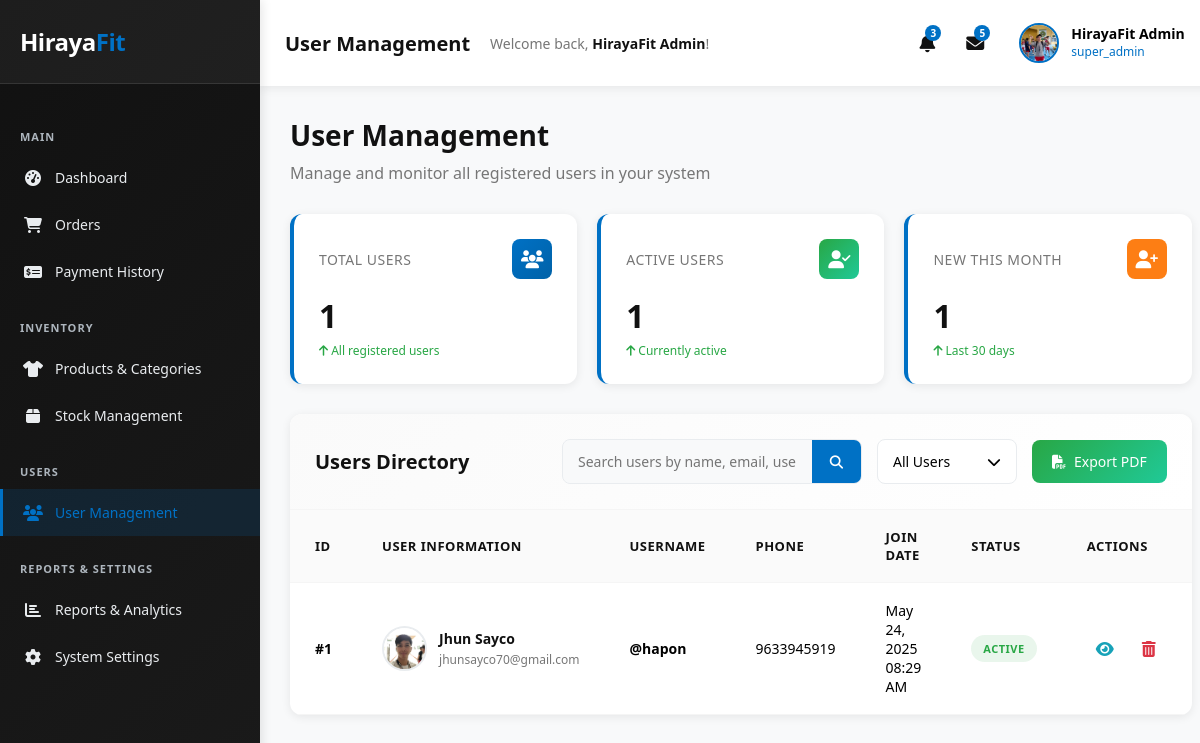
Screenshot of /users.php (signed in) with the database file from the repository.
### tables this page shows
CREATE TABLE `users` (
  `id` int(11) NOT NULL,
  `fullname` varchar(100) NOT NULL,
  `email` varchar(100) NOT NULL,
  `username` varchar(50) NOT NULL,
  `password` varchar(255) NOT NULL,
  `address` text DEFAULT NULL,
  `phone` varchar(20) DEFAULT NULL,
  `profile_image` varchar(255) DEFAULT NULL,
  `is_active` tinyint(1) DEFAULT 0,
  `remember_token` varchar(64) DEFAULT NULL,
  `last_login` timestamp NULL DEFAULT NULL,
  `otp_code` varchar(6) DEFAULT NULL,
  `otp_purpose` enum('PASSWORD_RESET','EMAIL_VERIFICATION','LOGIN') DEFAULT NULL,
  `otp_created_at` timestamp NULL DEFAULT NULL,
  `otp_expires_at` timestamp NULL DEFAULT NULL,
  `otp_is_used` tinyint(1) DEFAULT 0,
  `created_at` timestamp NOT NULL DEFAULT current_timestamp(),
  `updated_at` timestamp NOT NULL DEFAULT current_timestamp() ON UPDATE current_timestamp()
);

### users.php (the view, shortened to what this page needs)
<?php
include 'db_connect.php';
$admin_id = $_SESSION['admin_id'];
$stmt = $conn->prepare("SELECT admin_id, username, fullname, email, profile_image, role FROM admins WHERE admin_id = ? AND is_active = TRUE");
$stmt->bind_param("i", $admin_id);
$stmt->execute();
$result = $stmt->get_result();
$admin = $result->fetch_assoc();
function getProfileImageUrl($profileImage) {
    if (!empty($profileImage) && file_exists("uploads/profiles/" . $profileImage)) {
        return "uploads/profiles/" . $profileImage;
    } else {
        return "assets/images/default-avatar.png";
    }
}
$profileImageUrl = getProfileImageUrl($admin['profile_image']);
$search = isset($_GET['search']) ? trim($_GET['search']) : '';
$status = isset($_GET['status']) ? $_GET['status'] : 'all';
$sort = isset($_GET['sort']) ? $_GET['sort'] : 'created_at';
$order = isset($_GET['order']) ? $_GET['order'] : 'DESC';
$where_conditions = [];
$params = [];
$types = '';
$where_clause = !empty($where_conditions) ? 'WHERE ' . implode(' AND ', $where_conditions) : '';
$users_per_page = 15;
$page = isset($_GET['page']) ? max(1, intval($_GET['page'])) : 1;
$offset = ($page - 1) * $users_per_page;
$allowed_sorts = ['id', 'fullname', 'email', 'username', 'created_at', 'updated_at'];
$sort = in_array($sort, $allowed_sorts) ? $sort : 'created_at';
$order = strtoupper($order) === 'ASC' ? 'ASC' : 'DESC';
$sql = "SELECT id, fullname, email, username, address, phone, profile_image, is_active,
               created_at, updated_at, otp_purpose, otp_expires_at
        FROM users
        $where_clause
        ORDER BY $sort $order
        LIMIT ? OFFSET ?";
$stmt = $conn->prepare($sql);
$final_params = array_merge($params, [$users_per_page, $offset]);
$final_types = $types . 'ii';
if (!empty($final_params)) {
    $stmt->bind_param($final_types, ...$final_params);
}
$stmt->execute();
$users_result = $stmt->get_result();
function formatDate($date) {
    return date('M d, Y h:i A', strtotime($date));
}
function getUserStatus($is_active, $otp_purpose, $otp_expires_at) {
    return ['status' => 'Active', 'class' => 'status-active'];
}
?>
<!DOCTYPE html>
<html lang="en">
<head>
    <link href="https://cdnjs.cloudflare.com/ajax/libs/font-awesome/6.4.0/css/all.min.css" rel="stylesheet">
</head>
<body>
    <aside class="sidebar">
        <div class="sidebar-header">
            <a href="dashboard.php" class="sidebar-logo">Hiraya<span>Fit</span></a>
        </div>
        <div class="sidebar-menu">
            <div class="menu-title">MAIN</div>
            <a href="dashboard.php"><i class="fas fa-tachometer-alt"></i> Dashboard</a>
            <a href="orders_admin.php"><i class="fas fa-shopping-cart"></i> Orders</a>
            <a href="payment-history.php"><i class="fas fa-money-check-alt"></i> Payment History</a>
            <div class="menu-title">INVENTORY</div>
            <a href="products.php"><i class="fas fa-tshirt"></i> Products & Categories</a>
            <a href="stock.php"><i class="fas fa-box"></i> Stock Management</a>
            <div class="menu-title">USERS</div>
            <a href="user-management.php" class="active"><i class="fas fa-users"></i> User Management</a>
            <div class="menu-title">REPORTS & SETTINGS</div>
            <a href="reports.php"><i class="fas fa-chart-bar"></i> Reports & Analytics</a>
            <a href="settings.php"><i class="fas fa-cog"></i> System Settings</a>
        </div>
    </aside>
    <div class="main-content">
        <nav class="top-navbar">
            <div class="nav-left">
                <span class="navbar-title">User Management</span>
                <div class="welcome-text">Welcome back, <strong><?php echo htmlspecialchars($admin['fullname']); ?></strong>!</div>
            </div>
            <div class="navbar-actions">
                <a href="notifications.php" class="nav-link">
                    <i class="fas fa-bell"></i>
                    <span class="notification-count">3</span>
                </a>
                <a href="messages.php" class="nav-link">
                    <i class="fas fa-envelope"></i>
                    <span class="notification-count">5</span>
                </a>
                <div class="admin-dropdown" id="adminDropdown">
                    <div class="admin-profile">
                        <div class="admin-avatar-container">
                            <img src="<?php echo htmlspecialchars($profileImageUrl); ?>" alt="Admin" class="admin-avatar">
                        </div>
                        <div class="admin-info">
                            <span class="admin-name"><?php echo htmlspecialchars($admin['fullname']); ?></span>
                            <span class="admin-role"><?php echo htmlspecialchars($admin['role']); ?></span>
                        </div>
                    </div>
                </div>
            </div>
        </nav>
        <div class="dashboard-container">
            <div class="page-header">
                <h1 class="page-title">User Management</h1>
                <p class="page-subtitle">Manage and monitor all registered users in your system</p>
            </div>
            <?php
            $stats_sql = "SELECT
                COUNT(*) as total_users,
                SUM(CASE WHEN is_active = TRUE THEN 1 ELSE 0 END) as active_users,
                SUM(CASE WHEN is_active = FALSE THEN 1 ELSE 0 END) as inactive_users,
                SUM(CASE WHEN created_at >= DATE_SUB(NOW(), INTERVAL 30 DAY) THEN 1 ELSE 0 END) as new_users
                FROM users";
            $stats_result = $conn->query($stats_sql);
            $stats = $stats_result->fetch_assoc();
            ?>
            <div class="stats-grid">
                <div class="stat-card">
                    <div class="stat-card-header">
                        <div class="stat-card-title">Total Users</div>
                        <div class="stat-card-icon" style="background: linear-gradient(135deg, var(--secondary) 0%, #0062a8 100%);">
                            <i class="fas fa-users"></i>
                        </div>
                    </div>
                    <div class="stat-card-value"><?php echo number_format($stats['total_users']); ?></div>
                    <div class="stat-card-change change-positive">
                        <i class="fas fa-arrow-up"></i> All registered users
                    </div>
                </div>
                <div class="stat-card">
                    <div class="stat-card-header">
                        <div class="stat-card-title">Active Users</div>
                        <div class="stat-card-icon" style="background: linear-gradient(135deg, var(--success) 0%, #20c997 100%);">
                            <i class="fas fa-user-check"></i>
                        </div>
                    </div>
                    <div class="stat-card-value"><?php echo number_format($stats['active_users']); ?></div>
                    <div class="stat-card-change change-positive">
                        <i class="fas fa-arrow-up"></i> Currently active
                    </div>
                </div>
                <div class="stat-card">
                    <div class="stat-card-header">
                        <div class="stat-card-title">New This Month</div>
                        <div class="stat-card-icon" style="background: linear-gradient(135deg, var(--pending) 0%, #fd7e14 100%);">
                            <i class="fas fa-user-plus"></i>
                        </div>
                    </div>
                    <div class="stat-card-value"><?php echo number_format($stats['new_users']); ?></div>
                    <div class="stat-card-change change-positive">
                        <i class="fas fa-arrow-up"></i> Last 30 days
                    </div>
                </div>
            </div>
            <div class="card">
                <div class="card-header">
                    <div class="card-header-content">
                        <h2 class="card-title">Users Directory</h2>
                        <div class="card-actions">
                            <div class="search-filter-container">
                                <form action="" method="GET" class="search-box">
                                    <input type="text" name="search" placeholder="Search users by name, email, username..." value="<?php echo htmlspecialchars($search); ?>">
                                    <button type="submit"><i class="fas fa-search"></i></button>
                                </form>
                                <div class="filter-dropdown" id="statusFilter">
                                    <button class="filter-btn" type="button">
                                        <span><?php echo $status === 'active' ? 'Active Users' : ($status === 'inactive' ? 'Inactive Users' : 'All Users'); ?></span>
                                        <i class="fas fa-chevron-down"></i>
                                    </button>
                                </div>
                                <button onclick="exportUsersPDF()" class="export-btn">
                                    <i class="fas fa-file-pdf"></i> Export PDF
                                </button>
                            </div>
                        </div>
                    </div>
                </div>
                <div class="card-body">
                    <?php if ($users_result->num_rows > 0): ?>
                        <table class="user-table">
                            <thead>
                                <tr>
                                    <th>ID</th>
                                    <th>User Information</th>
                                    <th>Username</th>
                                    <th>Phone</th>
                                    <th>Join Date</th>
                                    <th>Status</th>
                                    <th>Actions</th>
                                </tr>
                            </thead>
                            <tbody>
                                <?php while ($user = $users_result->fetch_assoc()):
                                    $userStatus = getUserStatus($user['is_active'], $user['otp_purpose'], $user['otp_expires_at']);
                                ?>
                                    <tr>
                                        <td><strong>#<?php echo $user['id']; ?></strong></td>
                                        <td>
                                            <div class="user-info">
                                                <img src="<?php echo getProfileImageUrl($user['profile_image']); ?>" alt="<?php echo htmlspecialchars($user['fullname']); ?>" class="user-avatar">
                                                <div class="user-details">
                                                    <div class="user-name"><?php echo htmlspecialchars($user['fullname']); ?></div>
                                                    <div class="user-email"><?php echo htmlspecialchars($user['email']); ?></div>
                                                </div>
                                            </div>
                                        </td>
                                        <td><strong>@<?php echo htmlspecialchars($user['username']); ?></strong></td>
                                        <td><?php echo !empty($user['phone']) ? htmlspecialchars($user['phone']) : '<span style="color: #ccc;">Not provided</span>'; ?></td>
                                        <td><?php echo formatDate($user['created_at']); ?></td>
                                        <td>
                                            <span class="status-badge <?php echo $userStatus['class']; ?>">
                                                <?php echo $userStatus['status']; ?>
                                            </span>
                                        </td>
                                        <td>
                                            <div class="user-actions">
                                                <button class="action-btn view-btn" onclick="openUserDetails(<?php echo htmlspecialchars(json_encode($user)); ?>)" title="View Details">
                                                    <i class="fas fa-eye"></i>
                                                </button>
                                                <?php if (!$user['is_active']): ?>
                                                    <form method="POST" style="display: inline;">
                                                        <input type="hidden" name="action" value="activate_user">
                                                        <input type="hidden" name="user_id" value="<?php echo $user['id']; ?>">
                                                        <button type="submit" class="action-btn activate-btn" title="Activate User" onclick="return confirm('Are you sure you want to activate this user?')">
                                                            <i class="fas fa-user-check"></i>
                                                        </button>
                                                    </form>
                                                <?php else: ?>
                                                    <button class="action-btn delete-btn" onclick="openDeleteModal(<?php echo $user['id']; ?>, '<?php echo addslashes($user['fullname']); ?>')" title="Delete User">
                                                        <i class="fas fa-trash-alt"></i>
                                                    </button>
                                                <?php endif; ?>
                                            </div>
                                        </td>
                                    </tr>
                                <?php endwhile; ?>
                            </tbody>
                        </table>
                    <?php endif; ?>
                </div>
            </div>
        </div>
    </div>
</body>
</html>

### rows the page displays
users: id "1", profile_image (picture), fullname "Jhun Sayco", email "jhunsayco70@gmail.com", username "hapon", phone "9633945919", created_at "May 24, 2025 08:29 AM", status "ACTIVE"

### other values shown
$admin['fullname'] "HirayaFit Admin"
$admin['role'] "super_admin"
$stats['total_users'] "1"
$stats['active_users'] "1"
$stats['new_users'] "1"
